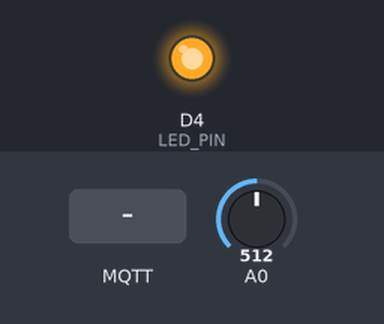
The sketch below on a simulated ESP8266 (Wemos D1 mini). Shown: output pins drawn as LEDs (lit = HIGH). The inputs (shaded band) are chosen by the test bench; at power-on: A0 = 512. WiFi joins after 1.5 s; servers stay silent unless stated; no MQTT or app messages arrive unless stated.

Above: at 2.7 s.
2.8 s: MQTT message "up" arrives on the first subscribed topic
At 5.59 s:
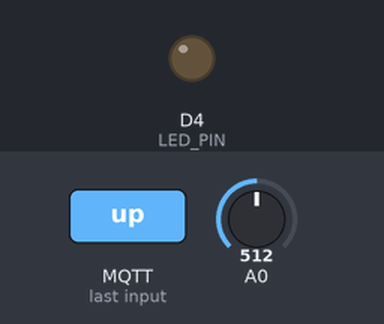
5.8 s: MQTT message "off" arrives on the first subscribed topic
At 6.8 s:
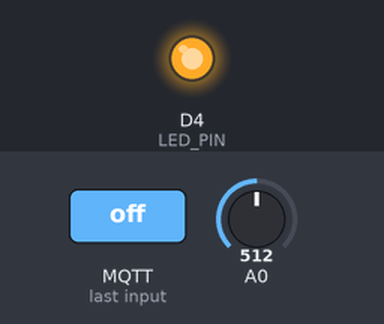
7.3 s: MQTT message "on" arrives on the first subscribed topic
At 8.0 s:
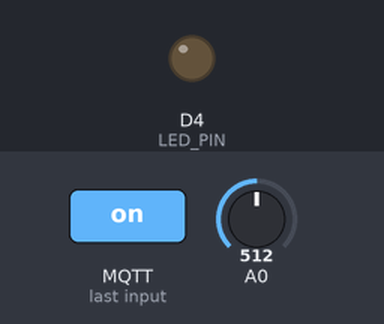
Timing chart, 0 to 10.3 s (numbered marks = the images above; inputs shaded):
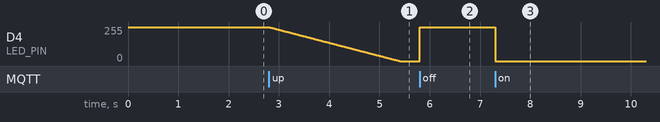

The sketch:

d1mini_mqtt_a0_led.ino
```cpp
/*
  D1 mini MQTT example
  - Publishes A0 value on: deviceN/light
  - Subscribes on:        deviceN/led
    Commands:
      on   -> LED full on
      off  -> LED off
      up   -> 0..255 in 10 ms steps
      down -> 255..0 in 10 ms steps
      wave -> 0..255..0 in 10 ms steps
*/

#include <ESP8266WiFi.h>
#include <PubSubClient.h>

const char* WIFI_SSID = "Hotspot";
const char* WIFI_PASSWORD = "12345678";
 const char* MQTT_HOST = "192.168.1.103"; //local broker from teacher's router
//const char* MQTT_HOST = "broker.hivemq.com";
const uint16_t MQTT_PORT = 1883;
const char* MQTT_USER = "";
const char* MQTT_PASSWORD = "";

const int DEVICE_N = 1;  // Change per board: 1, 2, 3...
const int LED_PIN = D4;  // Onboard LED (active LOW on D1 mini)

WiFiClient espClient;
PubSubClient mqttClient(espClient);

String topicLight;
String topicLed;
String clientId;

enum LedMode {
  MODE_IDLE,
  MODE_UP,
  MODE_DOWN,
  MODE_WAVE_UP,
  MODE_WAVE_DOWN
};

LedMode ledMode = MODE_IDLE;
int ledValue = 0;  // 0..255 logical brightness (0 off, 255 full on)

unsigned long lastLedStepMs = 0;
unsigned long lastSensorPublishMs = 0;
const unsigned long LED_STEP_MS = 10;
const unsigned long SENSOR_PUBLISH_MS = 200;

void applyLed(int value) {
  ledValue = constrain(value, 0, 255);
  // Active LOW PWM: 255 -> fully on, 0 -> off
  analogWrite(LED_PIN, 255 - ledValue);
}

void handleCommand(const String& command) {
  if (command == "on") {
    ledMode = MODE_IDLE;
    applyLed(255);
  } else if (command == "off") {
    ledMode = MODE_IDLE;
    applyLed(0);
  } else if (command == "up") {
    ledMode = MODE_UP;
    applyLed(0);
  } else if (command == "down") {
    ledMode = MODE_DOWN;
    applyLed(255);
  } else if (command == "wave") {
    ledMode = MODE_WAVE_UP;
    applyLed(0);
  }
}

void onMqttMessage(char* topic, byte* payload, unsigned int length) {
  String message;
  for (unsigned int i = 0; i < length; i++) {
    message += static_cast<char>(payload[i]);
  }
  message.trim();
  message.toLowerCase();

  if (String(topic) == topicLed) {
    handleCommand(message);
  }
}

void ensureWifiConnected() {
  if (WiFi.status() == WL_CONNECTED) {
    return;
  }

  WiFi.mode(WIFI_STA);
  WiFi.begin(WIFI_SSID, WIFI_PASSWORD);

  while (WiFi.status() != WL_CONNECTED) {
    delay(500);
  }
}

void ensureMqttConnected() {
  while (!mqttClient.connected()) {
    if (mqttClient.connect(clientId.c_str(), MQTT_USER, MQTT_PASSWORD)) {
      mqttClient.subscribe(topicLed.c_str());
    } else {
      delay(1000);
    }
  }
}

void updateLedAnimation() {
  unsigned long now = millis();
  if (now - lastLedStepMs < LED_STEP_MS) {
    return;
  }
  lastLedStepMs = now;

  switch (ledMode) {
    case MODE_UP:
      if (ledValue < 255) {
        applyLed(ledValue + 1);
      } else {
        ledMode = MODE_IDLE;
      }
      break;
    case MODE_DOWN:
      if (ledValue > 0) {
        applyLed(ledValue - 1);
      } else {
        ledMode = MODE_IDLE;
      }
      break;
    case MODE_WAVE_UP:
      if (ledValue < 255) {
        applyLed(ledValue + 1);
      } else {
        ledMode = MODE_WAVE_DOWN;
      }
      break;
    case MODE_WAVE_DOWN:
      if (ledValue > 0) {
        applyLed(ledValue - 1);
      } else {
        ledMode = MODE_IDLE;
      }
      break;
    case MODE_IDLE:
    default:
      break;
  }
}

void publishA0Value() {
  unsigned long now = millis();
  if (now - lastSensorPublishMs < SENSOR_PUBLISH_MS) {
    return;
  }
  lastSensorPublishMs = now;

  int a0Value = analogRead(A0);
  char payload[8];
  snprintf(payload, sizeof(payload), "%d", a0Value);
  mqttClient.publish(topicLight.c_str(), payload, true);
}

void setup() {
  analogWriteRange(255);
  pinMode(LED_PIN, OUTPUT);
  applyLed(0);

  topicLight = "device" + String(DEVICE_N) + "/light";
  topicLed = "device" + String(DEVICE_N) + "/led";
  clientId = "d1mini-device" + String(DEVICE_N);

  mqttClient.setServer(MQTT_HOST, MQTT_PORT);
  mqttClient.setCallback(onMqttMessage);

  ensureWifiConnected();
}

void loop() {
  ensureWifiConnected();
  ensureMqttConnected();
  mqttClient.loop();

  updateLedAnimation();
  publishA0Value();
}
```

Measured:
- after the input at 2.8 s, D4 (LED_PIN): moves from 255/255 to 0/255 over 2.6 s, starting at once
- after the input at 5.8 s, D4 (LED_PIN): 0/255 → 255/255 at once
- after the input at 7.3 s, D4 (LED_PIN): 255/255 → 0/255 at once
